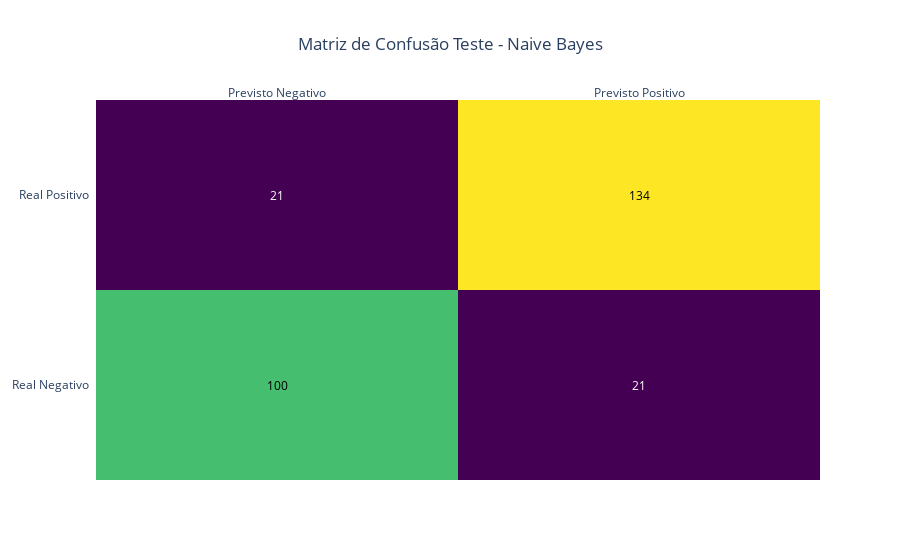

Notebook cell for this chart:
### Code cell
# GRAFICO DA MATRIZ DE CONFUSÃO

z = matriz_confusao_teste

x= ['Previsto Negativo', 'Previsto Positivo']
y= ['Real Negativo', 'Real Positivo']

fig = ff.create_annotated_heatmap(z, x=x, y=y, colorscale='Viridis')
fig = ff.create_annotated_heatmap(z, x=x, y=y, colorscale='Viridis')
fig.update_layout(title_text='Matriz de Confusão Teste - Naive Bayes', title_x=0.5)

fig.show()

### Figure 1 — Plotly figure (JSON) as saved in the notebook; plotly's stock layout.template omitted (floating-point values rounded to 4 significant figures)
{"data": [{"colorscale": [[0, "#440154"], [0.1111, "#482878"], [0.2222, "#3e4989"], [0.3333, "#31688e"], [0.4444, "#26828e"], [0.5556, "#1f9e89"], [0.6667, "#35b779"], [0.7778, "#6ece58"], [0.8889, "#b5de2b"], [1, "#fde725"]], "reversescale": false, "showscale": false, "type": "heatmap", "x": ["Previsto Negativo", "Previsto Positivo"], "y": ["Real Negativo", "Real Positivo"], "z": [[100, 21], [21, 134]]}], "layout": {"annotations": [{"font": {"color": "#000000"}, "showarrow": false, "text": "100", "x": "Previsto Negativo", "xref": "x", "y": "Real Negativo", "yref": "y"}, {"font": {"color": "#FFFFFF"}, "showarrow": false, "text": "21", "x": "Previsto Positivo", "xref": "x", "y": "Real Negativo", "yref": "y"}, {"font": {"color": "#FFFFFF"}, "showarrow": false, "text": "21", "x": "Previsto Negativo", "xref": "x", "y": "Real Positivo", "yref": "y"}, {"font": {"color": "#000000"}, "showarrow": false, "text": "134", "x": "Previsto Positivo", "xref": "x", "y": "Real Positivo", "yref": "y"}], "title": {"text": "Matriz de Confusão Teste - Naive Bayes", "x": 0.5}, "xaxis": {"dtick": 1, "gridcolor": "rgb(0, 0, 0)", "side": "top", "ticks": ""}, "yaxis": {"dtick": 1, "ticks": "", "ticksuffix": "  "}}}
